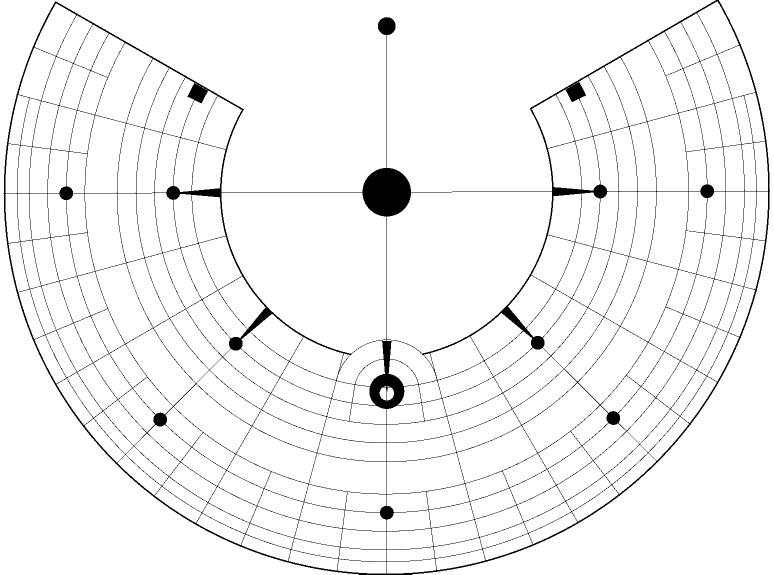
#> input picture media/BRC_2026_Map_1bit.png, 1547 x 1149 px (shown at 1/2 size)
$ python convert_image.py ../media/BRC_2026_Map_1bit.png
#> lines starting #> are read from the running program, lines starting #| are printed output that depends on the picture; after the words box and inside, x2 and y2 are one past the last pixel; in counts of white or black regions, pixels touching at a corner belong together
#> in convert, img is the input picture: PIL image 1547x1149 1; 95.9% white; 1 black region, box (x1, y1, x2, y2) and area: (7, 0, 1540, 1149) 72154
### e6_convert.py
"""Shared E6 e-paper image helpers: palette, resize, and quantization.

Used by tools/convert_image.py and tools/display_image.py so both produce
identical output for the same input image.
"""

from __future__ import annotations

from PIL import Image

# E6/Spectra 6 palette, index order must match epd7in3e.EPD.getbuffer().
# Index 4 is an unused hardware slot rendered as black.
E6_COLORS = (
    (0, 0, 0),  # 0: BLACK
    (255, 255, 255),  # 1: WHITE
    (255, 255, 0),  # 2: YELLOW
    (255, 0, 0),  # 3: RED
    (0, 0, 0),  # 4: (unused -> black)
    (0, 0, 255),  # 5: BLUE
    (0, 255, 0),  # 6: GREEN
)

E6_PALETTE = (
    tuple(channel for color in E6_COLORS for channel in color)
    + (
        0,
        0,
        0,
    )
    * 249
)


def resize_to_fit(img: Image.Image, width: int, height: int, fit: str) -> Image.Image:
    """Scale an image to exactly width x height using cover or contain."""
#> called with width = 480, height = 800, fit = 'cover'
    if img.size == (width, height):
        return img.convert("RGB")

    src_ratio = img.width / img.height
#> src_ratio = 1.35
    dst_ratio = width / height

    if (fit == "cover" and src_ratio > dst_ratio) or (
        fit == "contain" and src_ratio <= dst_ratio
    ):
        # Scale by height, then crop or pad horizontally
        new_h = height
        new_w = round(height * src_ratio)
#> new_w = 1077
    else:
        # Scale by width, then crop or pad vertically
        new_w = width
        new_h = round(width / src_ratio)

    scaled = img.resize((new_w, new_h), Image.Resampling.LANCZOS)
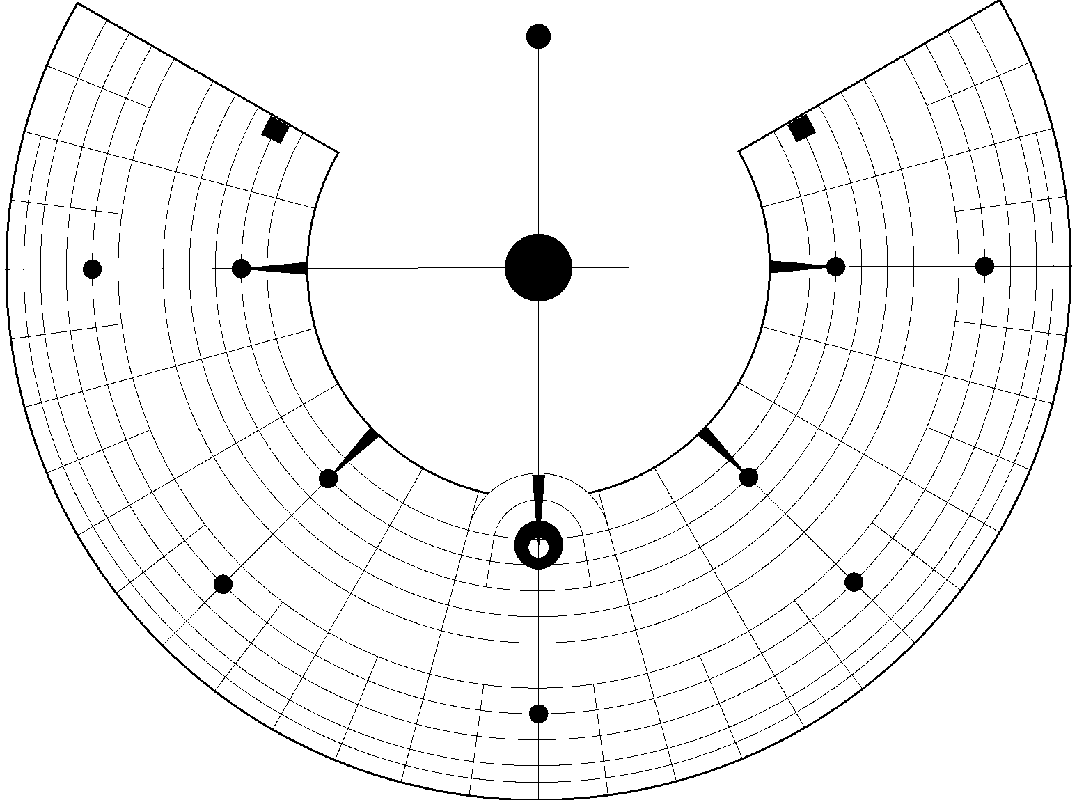
#> scaled: PIL image 1077x800 1; 95.9% white; 2491 black regions (2443 under 20 px), largest, box (x1, y1, x2, y2) and area: (5, 0, 1072, 800) 20059, (787, 515, 871, 599) 438, (198, 529, 283, 609) 424

    if fit == "cover":
        left = (new_w - width) // 2
#> left = 298
        top = (new_h - height) // 2
        return scaled.crop((left, top, left + width, top + height))
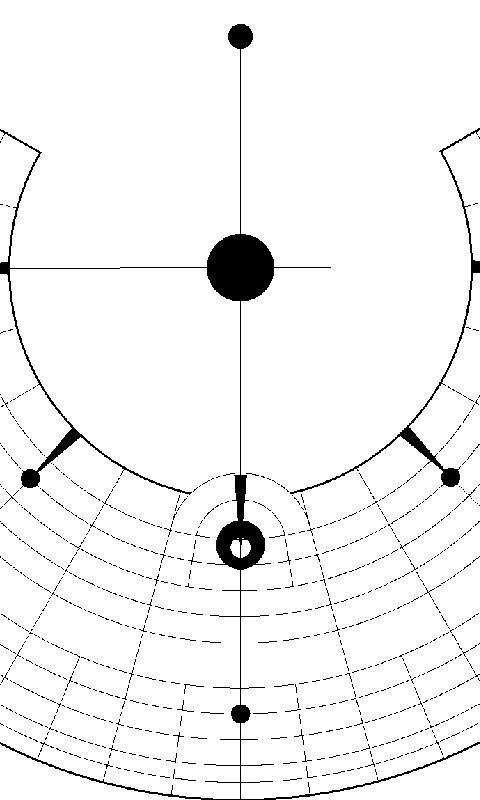
#> returned value: PIL image 480x800 1; 95.6% white; 837 black regions (818 under 20 px), largest, box (x1, y1, x2, y2) and area: (0, 24, 480, 800) 10400, (290, 128, 480, 494) 1827, (184, 684, 204, 694) 29

    # contain: letterbox on white (white = palette index 1)
    canvas = Image.new("RGB", (width, height), (255, 255, 255))
    left = (width - new_w) // 2
    top = (height - new_h) // 2
    canvas.paste(scaled, (left, top))
    return canvas


def quantize_e6(img: Image.Image, dither: bool = True) -> Image.Image:
    """Quantize an RGB image to the E6 six-color palette."""
    palette = Image.new("P", (1, 1))
    palette.putpalette(E6_PALETTE)
#> (the run stopped early here; a loop or call above may not have finished)
